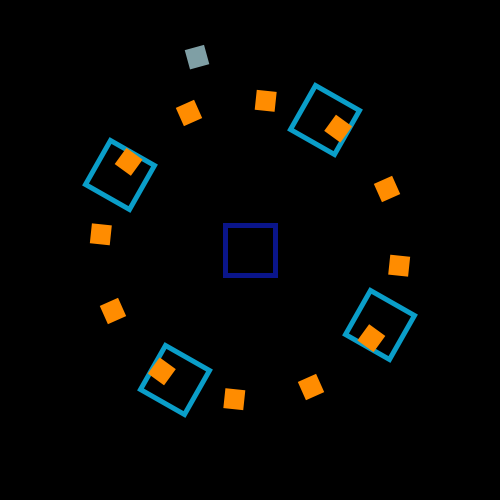
Frame 1 (no input)
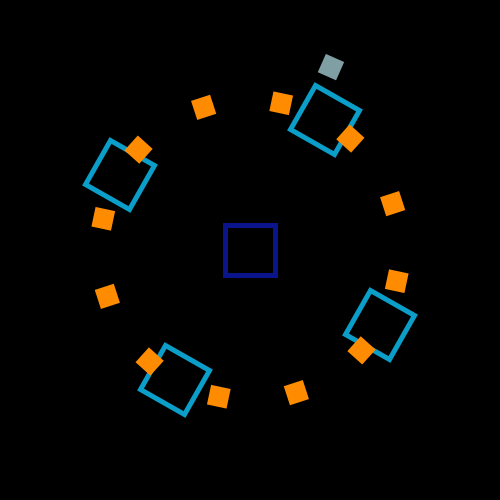
Frame 60 (the mouse pressed at the canvas centre just before this capture)
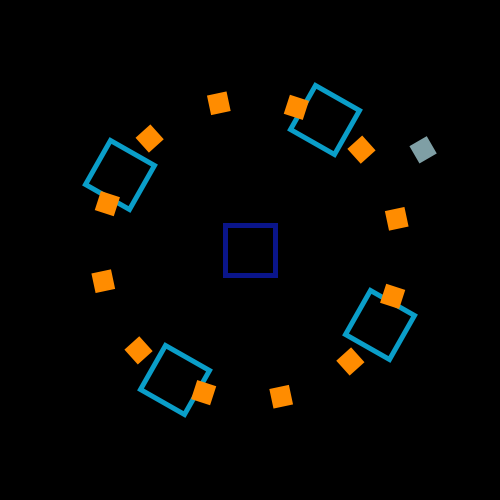
Frame 120 (the mouse held since frame 60 and released just before this capture)

The Processing sketch that drew these frames (run headless with seeded random() and noise(); from frame 60 on, the mouse is pressed at the canvas centre):

// Processing sketch: processing_171315
// ── processing_171315.pde

void setup()
{
  size(500,500);
  rectMode(CENTER);  
}

void draw()
{
  translate(width/2, height/2);
  background(0);
  noFill();
  strokeWeight(5);
  stroke(10,21,139);
  rect(0,0,50,50);
  
  float hr = map(hour(),0,12,0,2*PI);
  rotate(hr);
  for (int s=0;s<360;s=s+90)
  { 
  pushMatrix();
  noFill();
  stroke(10,158,201);
  rotate(radians(s));
  rect(0,150,50,50);
  popMatrix();
  }
  
  float sek = map(second(),0,60,0,2*PI);
  
  rotate(sek);
  
  for (int s=0;s<360;s=s+30)
  {
  pushMatrix();
  fill(255,140,0);
  noStroke();
  rotate(radians(s));
  rect(0,150,20,20);
  popMatrix();
  }
  
  float mil = map(millis(),0,60,0,2*PI);
  
  rotate(mil*0.005);
  pushMatrix();
  fill(127,159,165);
  noStroke();
  rect(0,200,20,20);
  popMatrix();
  

}
